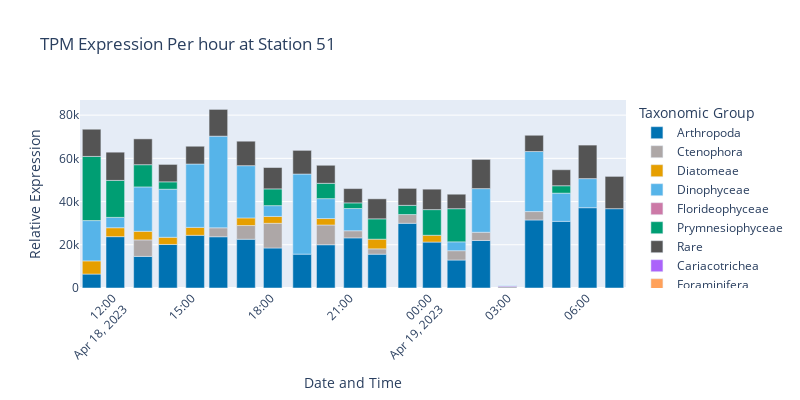

The notebook cell saved with this chart:
### Code cell
# Group by taxonomic level and sample, then sum TPM
grouped_df = filtered_data.groupby(['Taxogroup2_UniEuk', 'Date'])['TPM'].sum().reset_index()

grouped_df.head()
# Normalize TPM sums to get relative expression per hour
total_tpm_per_hour = grouped_df.groupby('Date')['TPM'].transform('sum')
grouped_df['rel_expression_per_hour'] = grouped_df['TPM'] / total_tpm_per_hour

# Combine low-abundant groups into a single 'Rare' category
threshold = 0.05
grouped_df.loc[grouped_df['rel_expression_per_hour'] <= threshold, 'Taxogroup2_UniEuk'] = 'Rare'

# Combine 'core-Noctilucales' and 'Dinophyceae'
grouped_df['Taxogroup2_UniEuk'] = grouped_df['Taxogroup2_UniEuk'].replace({'core-Noctilucales': 'Dinophyceae'})

# Remove categories with no expression
grouped_df = grouped_df[grouped_df['rel_expression_per_hour'] > 0]

# Group once more to combine Rares
grouped_df = grouped_df.groupby(['Taxogroup2_UniEuk', 'Date'])['TPM'].sum().reset_index()

# Plot
fig = px.bar(grouped_df, 
            x='Date', 
            y='TPM', 
            color='Taxogroup2_UniEuk',
            title='TPM Expression Per hour at Station 51',
            category_orders={"Taxogroup2_UniEuk": ['Arthropoda', 'Acantharea', 'Ctenophora', 'Diatomeae', 'Dinophyceae', 
                                                    'Florideophyceae','Odontella', 'Phaeodarea', 'Prymnesiophyceae',
                                                    'Spirotrichea', 'Vertebrata', 'Rare',]},
            color_discrete_map=color_discrete_map
            )

fig.update_layout(
    width=800,
    height=400,
    xaxis_title='Date and Time',
    yaxis_title='Relative Expression',
    xaxis_tickangle=-45,
    legend_title='Taxonomic Group'
)

# Save the figure
filename_base = "../figures/metatranscriptomics/51_expression_per_hour"
fig.write_image(filename_base + ".png", scale=1)
fig.write_image(filename_base + ".svg", scale=1)

fig.show()

### Figure 1 — Plotly figure (JSON) as saved in the notebook; plotly's stock layout.template omitted (floating-point values rounded to 4 significant figures)
{"data": [{"alignmentgroup": "True", "hovertemplate": "Taxogroup2_UniEuk=Arthropoda<br>Date=%{x}<br>TPM=%{y}<extra></extra>", "legendgroup": "Arthropoda", "marker": {"color": "#0072B2", "pattern": {"shape": ""}}, "name": "Arthropoda", "offsetgroup": "Arthropoda", "orientation": "v", "showlegend": true, "textposition": "auto", "type": "bar", "x": ["2023-04-18T11:11:00", "2023-04-18T12:05:00", "2023-04-18T13:08:00", "2023-04-18T14:05:00", "2023-04-18T15:07:00", "2023-04-18T16:00:00", "2023-04-18T17:03:00", "2023-04-18T18:04:00", "2023-04-18T19:11:00", "2023-04-18T20:05:00", "2023-04-18T21:07:00", "2023-04-18T22:02:00", "2023-04-18T23:11:00", "2023-04-19T00:07:00", "2023-04-19T01:03:00", "2023-04-19T01:59:00", "2023-04-19T04:00:00", "2023-04-19T05:02:00", "2023-04-19T06:02:00", "2023-04-19T07:03:00"], "xaxis": "x", "y": [6456.0, 23760.0, 14620.0, 20150.0, 24380.0, 23720.0, 22570.0, 18520.0, 15670.0, 20030.0, 23200.0, 15650.0, 29950.0, 21260.0, 12940.0, 22000.0, 31490.0, 30840.0, 37170.0, 36710.0], "yaxis": "y"}, {"alignmentgroup": "True", "hovertemplate": "Taxogroup2_UniEuk=Ctenophora<br>Date=%{x}<br>TPM=%{y}<extra></extra>", "legendgroup": "Ctenophora", "marker": {"color": "#ADA7A7", "pattern": {"shape": ""}}, "name": "Ctenophora", "offsetgroup": "Ctenophora", "orientation": "v", "showlegend": true, "textposition": "auto", "type": "bar", "x": ["2023-04-18T13:08:00", "2023-04-18T16:00:00", "2023-04-18T17:03:00", "2023-04-18T18:04:00", "2023-04-18T20:05:00", "2023-04-18T21:07:00", "2023-04-18T22:02:00", "2023-04-18T23:11:00", "2023-04-19T01:03:00", "2023-04-19T01:59:00", "2023-04-19T04:00:00"], "xaxis": "x", "y": [7648.0, 4142.0, 6340.0, 11420.0, 9132.0, 3294.0, 2479.0, 4062.0, 4323.0, 3800.0, 3883.0], "yaxis": "y"}, {"alignmentgroup": "True", "hovertemplate": "Taxogroup2_UniEuk=Diatomeae<br>Date=%{x}<br>TPM=%{y}<extra></extra>", "legendgroup": "Diatomeae", "marker": {"color": "#E69F00", "pattern": {"shape": ""}}, "name": "Diatomeae", "offsetgroup": "Diatomeae", "orientation": "v", "showlegend": true, "textposition": "auto", "type": "bar", "x": ["2023-04-18T11:11:00", "2023-04-18T12:05:00", "2023-04-18T13:08:00", "2023-04-18T14:05:00", "2023-04-18T15:07:00", "2023-04-18T17:03:00", "2023-04-18T18:04:00", "2023-04-18T20:05:00", "2023-04-18T22:02:00", "2023-04-19T00:07:00"], "xaxis": "x", "y": [6093.0, 4137.0, 3978.0, 3318.0, 3670.0, 3525.0, 3178.0, 2981.0, 4475.0, 3151.0], "yaxis": "y"}, {"alignmentgroup": "True", "hovertemplate": "Taxogroup2_UniEuk=Dinophyceae<br>Date=%{x}<br>TPM=%{y}<extra></extra>", "legendgroup": "Dinophyceae", "marker": {"color": "#56B4E9", "pattern": {"shape": ""}}, "name": "Dinophyceae", "offsetgroup": "Dinophyceae", "orientation": "v", "showlegend": true, "textposition": "auto", "type": "bar", "x": ["2023-04-18T11:11:00", "2023-04-18T12:05:00", "2023-04-18T13:08:00", "2023-04-18T14:05:00", "2023-04-18T15:07:00", "2023-04-18T16:00:00", "2023-04-18T17:03:00", "2023-04-18T18:04:00", "2023-04-18T19:11:00", "2023-04-18T20:05:00", "2023-04-18T21:07:00", "2023-04-19T01:03:00", "2023-04-19T01:59:00", "2023-04-19T02:59:00", "2023-04-19T04:00:00", "2023-04-19T05:02:00", "2023-04-19T06:02:00"], "xaxis": "x", "y": [18650.0, 4783.0, 20530.0, 22250.0, 29330.0, 42410.0, 24180.0, 5001.0, 37070.0, 9213.0, 10290.0, 4098.0, 20200.0, 103.0, 27790.0, 13060.0, 13460.0], "yaxis": "y"}, {"alignmentgroup": "True", "hovertemplate": "Taxogroup2_UniEuk=Florideophyceae<br>Date=%{x}<br>TPM=%{y}<extra></extra>", "legendgroup": "Florideophyceae", "marker": {"color": "#CC79A7", "pattern": {"shape": ""}}, "name": "Florideophyceae", "offsetgroup": "Florideophyceae", "orientation": "v", "showlegend": true, "textposition": "auto", "type": "bar", "x": ["2023-04-19T02:59:00"], "xaxis": "x", "y": [90.74], "yaxis": "y"}, {"alignmentgroup": "True", "hovertemplate": "Taxogroup2_UniEuk=Prymnesiophyceae<br>Date=%{x}<br>TPM=%{y}<extra></extra>", "legendgroup": "Prymnesiophyceae", "marker": {"color": "#009E73", "pattern": {"shape": ""}}, "name": "Prymnesiophyceae", "offsetgroup": "Prymnesiophyceae", "orientation": "v", "showlegend": true, "textposition": "auto", "type": "bar", "x": ["2023-04-18T11:11:00", "2023-04-18T12:05:00", "2023-04-18T13:08:00", "2023-04-18T14:05:00", "2023-04-18T18:04:00", "2023-04-18T20:05:00", "2023-04-18T21:07:00", "2023-04-18T22:02:00", "2023-04-18T23:11:00", "2023-04-19T00:07:00", "2023-04-19T01:03:00", "2023-04-19T05:02:00"], "xaxis": "x", "y": [29700.0, 17110.0, 10290.0, 3412.0, 7752.0, 7098.0, 2607.0, 9408.0, 4240.0, 11870.0, 15340.0, 3429.0], "yaxis": "y"}, {"alignmentgroup": "True", "hovertemplate": "Taxogroup2_UniEuk=Rare<br>Date=%{x}<br>TPM=%{y}<extra></extra>", "legendgroup": "Rare", "marker": {"color": "#545454", "pattern": {"shape": ""}}, "name": "Rare", "offsetgroup": "Rare", "orientation": "v", "showlegend": true, "textposition": "auto", "type": "bar", "x": ["2023-04-18T11:11:00", "2023-04-18T12:05:00", "2023-04-18T13:08:00", "2023-04-18T14:05:00", "2023-04-18T15:07:00", "2023-04-18T16:00:00", "2023-04-18T17:03:00", "2023-04-18T18:04:00", "2023-04-18T19:11:00", "2023-04-18T20:05:00", "2023-04-18T21:07:00", "2023-04-18T22:02:00", "2023-04-18T23:11:00", "2023-04-19T00:07:00", "2023-04-19T01:03:00", "2023-04-19T01:59:00", "2023-04-19T02:59:00", "2023-04-19T04:00:00", "2023-04-19T05:02:00", "2023-04-19T06:02:00", "2023-04-19T07:03:00"], "xaxis": "x", "y": [12580.0, 13060.0, 11950.0, 8062.0, 8222.0, 12390.0, 11320.0, 9893.0, 10950.0, 8347.0, 6622.0, 9263.0, 7854.0, 9460.0, 6702.0, 13520.0, 495.6, 7527.0, 7414.0, 15510.0, 14940.0], "yaxis": "y"}, {"alignmentgroup": "True", "hovertemplate": "Taxogroup2_UniEuk=Cariacotrichea<br>Date=%{x}<br>TPM=%{y}<extra></extra>", "legendgroup": "Cariacotrichea", "marker": {"color": "#ab63fa", "pattern": {"shape": ""}}, "name": "Cariacotrichea", "offsetgroup": "Cariacotrichea", "orientation": "v", "showlegend": true, "textposition": "auto", "type": "bar", "x": ["2023-04-19T02:59:00"], "xaxis": "x", "y": [470.0], "yaxis": "y"}, {"alignmentgroup": "True", "hovertemplate": "Taxogroup2_UniEuk=Foraminifera<br>Date=%{x}<br>TPM=%{y}<extra></extra>", "legendgroup": "Foraminifera", "marker": {"color": "#FFA15A", "pattern": {"shape": ""}}, "name": "Foraminifera", "offsetgroup": "Foraminifera", "orientation": "v", "showlegend": true, "textposition": "auto", "type": "bar", "x": ["2023-04-19T02:59:00"], "xaxis": "x", "y": [74.93], "yaxis": "y"}, {"alignmentgroup": "True", "hovertemplate": "Taxogroup2_UniEuk=Hemistasiidae<br>Date=%{x}<br>TPM=%{y}<extra></extra>", "legendgroup": "Hemistasiidae", "marker": {"color": "#19d3f3", "pattern": {"shape": ""}}, "name": "Hemistasiidae", "offsetgroup": "Hemistasiidae", "orientation": "v", "showlegend": true, "textposition": "auto", "type": "bar", "x": ["2023-04-19T02:59:00"], "xaxis": "x", "y": [91.67], "yaxis": "y"}], "layout": {"barmode": "relative", "height": 400, "legend": {"title": {"text": "Taxonomic Group"}, "tracegroupgap": 0}, "title": {"text": "TPM Expression Per hour at Station 51"}, "width": 800, "xaxis": {"anchor": "y", "domain": [0, 1], "tickangle": -45, "title": {"text": "Date and Time"}}, "yaxis": {"anchor": "x", "domain": [0, 1], "title": {"text": "Relative Expression"}}}}
